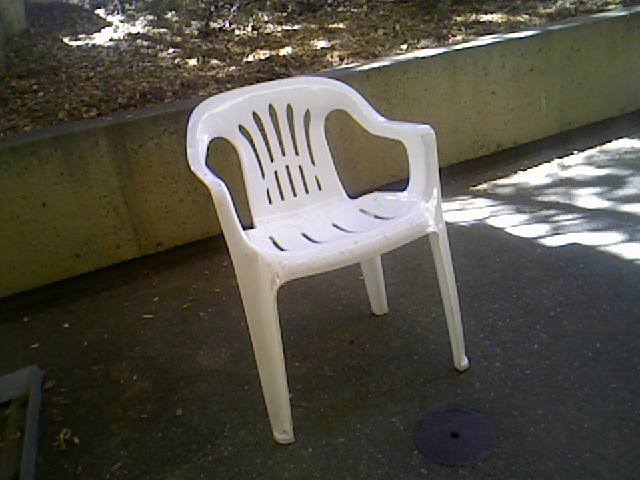
%> input picture 4.vision/mesh_from_RGBD/0000001-000000000000.jpg, 640 x 480 px
$ octave extract_points.m   (GNU Octave 9; MATLAB toolbox functions it lacks are replaced by stand-ins)
%> lines starting %> are read from the running program, lines starting %| are printed output that depends on the picture; in (x1, y1, x2, y2) boxes, pixels count from 0 and x2, y2 are one past the last pixel; in counts of white or black regions, pixels touching at a corner belong together; the program's own positions count from 1
% PrimeSense Carmine cameras
fx = 525;
fy = 525;
u0 = 319.5;  % principal point
v0 = 239.5;
color = imread('0000001-000000000000.jpg');  % RGB
%> color is the input picture: size 480x640x3 uint8; mean R, G, B 83.3, 80.6, 69.5
depth = imread('0000001-000000000000.png');  % [mm]
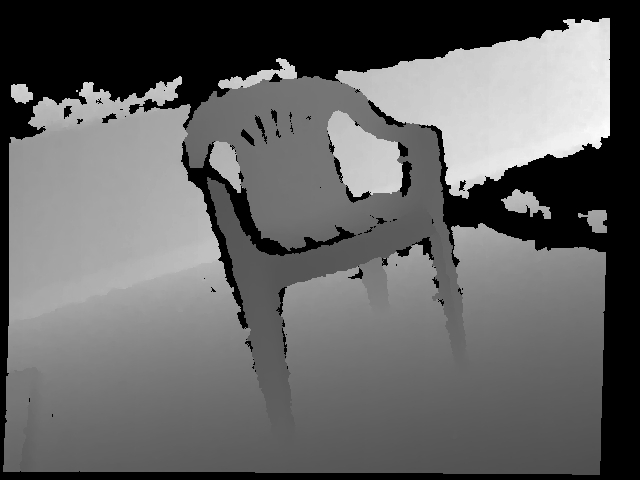
%> input picture 4.vision/mesh_from_RGBD/0000001-000000000000.png, 640 x 480 px
%> depth is the input picture: size 480x640 uint16; min 0, max 3433, mean 1338.5

%imagesc(depth);
%colorbar;


[n, m] = size(depth);
%> n = 480; m = 640
[x, y] = meshgrid(1:m, 1:n);
% filter too far points
near = 0 < depth & depth < 1750;
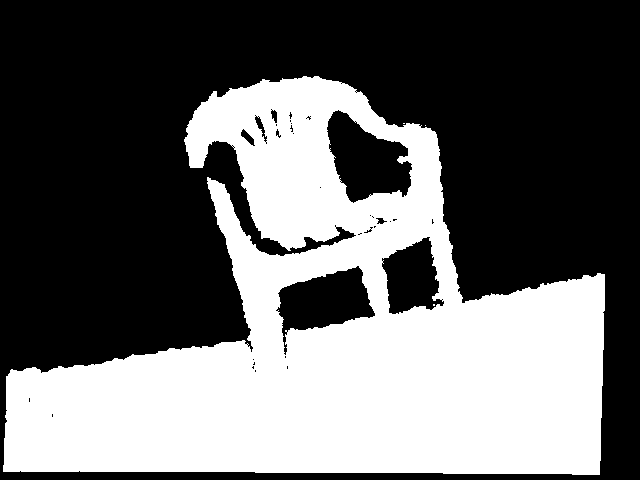
%> near: size 480x640 logical; 40.1% white; 4 white regions (3 under 20 px), largest, box (x1, y1, x2, y2) and area: (3, 76, 605, 475) 123314
% computer 3D points
Zc = double(depth(near));
Xc = (x(near)-u0).*Zc/fx;
Yc = (y(near)-v0).*Zc/fy;
clear x y;
P = [Xc, Yc, Zc];

% add color
Cr = double(color(:,:,1));
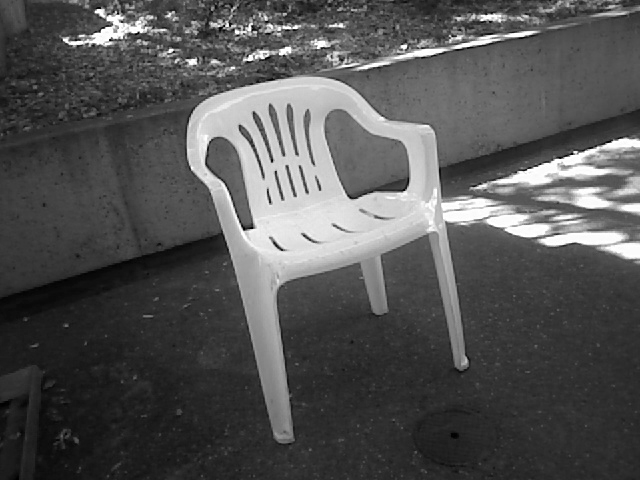
%> Cr: size 480x640 double; min 0, max 255, mean 83.3
Cg = double(color(:,:,2));
Cb = double(color(:,:,3));
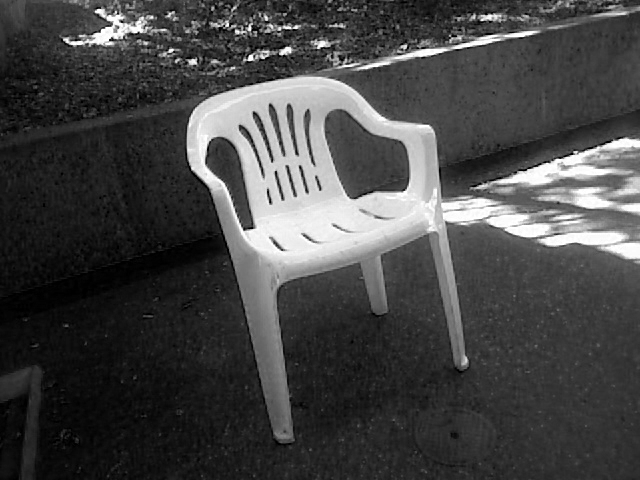
%> Cb: size 480x640 double; min 0, max 255, mean 69.5
C = [Cr(near), Cg(near), Cb(near)]/255;

% naive plot
scatter3(Xc, Yc, Zc, 6, C, '.');
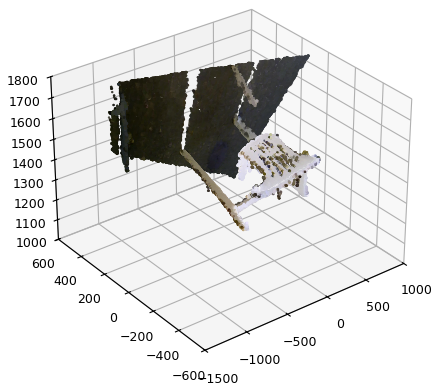
%> figure redrawn from the program's plot data

%% save point cloud as .ply
%> (the run ends here)
